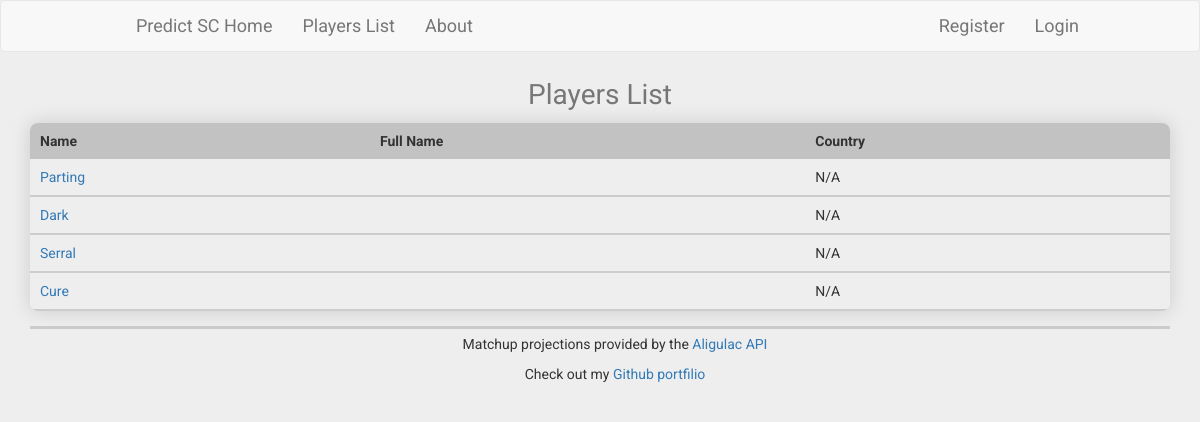
Page /scodds/players on the earlier database version.
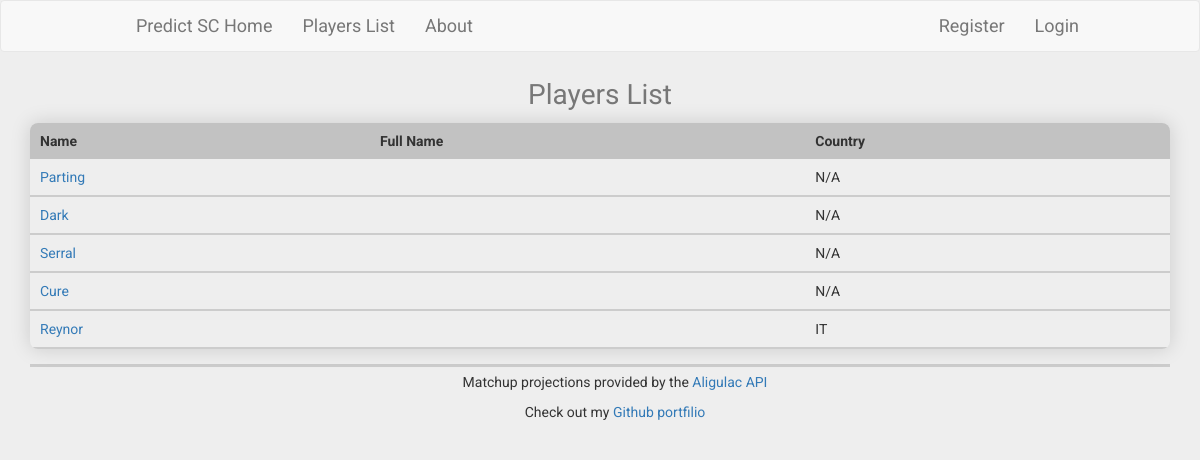
Same page on the later database version.
### scodds/models.py (models this page shows, shortened)
class Player(models.Model):
    name = models.CharField(max_length=32)
    full_name = models.CharField(max_length=32, default="N/A")
    country = models.CharField(max_length=32, default="N/A")

### scodds/views.py (the view)
# urls.py: path("players", PlayerListView.as_view(), name="players"),
class PlayerListView(ListView):
    model = Player
    paginate_by = 100  # if pagination is desired
    template_name = 'scodds/players.html'
    context_object_name = 'players'

### scodds/templates/scodds/players.html
{% extends "scodds/layout.html" %}
{% load static %}
{%block body%}
<table class="content-table">
	<caption class="text-center">Players List</caption>
	<thead>
		<tr>
			<th>Name</th>
			<th>Full Name</th>
			<th>Country</th>
		</tr>
	</thead>
	{% for player in players %}
	<tr>
		<td><a href="{% url 'player' player.id %}">{{player.name}}</a></td>
		<td>{{player.full_name}}</td>
		<td>{{player.country}}</td>
	</tr>
	{% endfor %}
</table>
{% endblock %}

Differences in the rows shown:
added Player: name "Reynor", country "IT"
